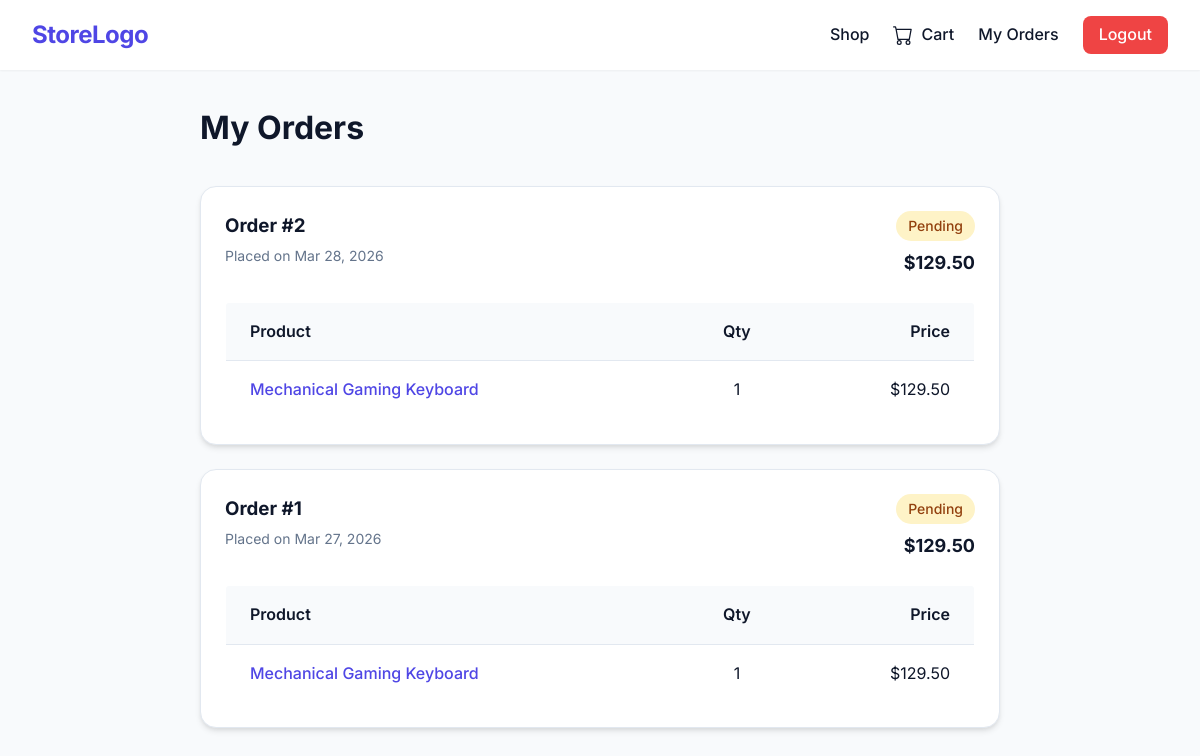
/orders/ (signed in), run on the app's committed database.
### store/models.py (models this page shows, shortened)
class Order(models.Model):
    STATUS_CHOICES = (
        ('Pending', 'Pending'),
        ('Completed', 'Completed'),
        ('Cancelled', 'Cancelled')
    )
    user = models.ForeignKey(User, on_delete=models.CASCADE)
    total_price = models.DecimalField(max_digits=10, decimal_places=2)
    status = models.CharField(max_length=20, choices=STATUS_CHOICES, default='Pending')
    created_at = models.DateTimeField(auto_now_add=True)
    @property
    def order_number(self):
        if not self.id:
            return Order.objects.filter(user=self.user).count() + 1
        return Order.objects.filter(user=self.user, id__lte=self.id).count()

class OrderItem(models.Model):
    order = models.ForeignKey(Order, related_name='items', on_delete=models.CASCADE)
    product = models.ForeignKey(Product, on_delete=models.SET_NULL, null=True)
    price = models.DecimalField(max_digits=10, decimal_places=2)
    quantity = models.PositiveIntegerField(default=1)

class Product(models.Model):
    name = models.CharField(max_length=200)
    description = models.TextField()
    price = models.DecimalField(max_digits=10, decimal_places=2)
    stock = models.PositiveIntegerField(default=1)
    image = models.ImageField(upload_to='products/', blank=True, null=True)
    created_at = models.DateTimeField(auto_now_add=True)

### store/views.py (the view)
# urls.py: path('orders/', views.order_list, name='order_list'),
@login_required
def order_list(request):
    orders = Order.objects.filter(user=request.user).order_by('-created_at')
    return render(request, 'store/order_list.html', {'orders': orders})

### templates/store/order_list.html (shortened to what this page needs)
{% extends 'base.html' %}
{% block content %}
<div class="form-container" style="max-width: 800px; padding: 0; background: transparent; box-shadow: none;">
    <h2 style="margin-bottom: 2rem; font-size: 2rem; color: var(--text-main);">My Orders</h2>
    {% if orders %}
        <div style="display: flex; flex-direction: column; gap: 1.5rem;">
            {% for order in orders %}
            <div class="card" style="padding: 1.5rem; border: 1px solid var(--border-color);">
                <div style="display: flex; justify-content: space-between; align-items: flex-start; margin-bottom: 1.5rem;">
                    <div>
                        <h3 style="margin-bottom: 0.25rem;">Order #{{ order.order_number }}</h3>
                        <p class="card-text" style="font-size: 0.875rem; margin-bottom: 0;">Placed on {{ order.created_at|date:"M d, Y" }}</p>
                    </div>
                    <div style="text-align: right;">
                        <span style="display: inline-block; padding: 0.25rem 0.75rem; border-radius: 9999px; font-size: 0.875rem; font-weight: 500;
                            {% if order.status == 'Pending' %}background: #FEF3C7; color: #92400E;
                            {% elif order.status == 'Completed' %}background: #D1FAE5; color: #065F46;
                            {% else %}background: #FEE2E2; color: #991B1B;{% endif %}
                        ">
                            {{ order.status }}
                        </span>
                        <div style="font-weight: 700; margin-top: 0.5rem; font-size: 1.125rem;">
                            ${{ order.total_price }}
                        </div>
                    </div>
                </div>
                <table class="table" style="margin-bottom: 0; box-shadow: none; border-radius: var(--radius-sm); border: 1px solid var(--border-color);">
                    <thead>
                        <tr>
                            <th style="background-color: var(--bg-color);">Product</th>
                            <th style="background-color: var(--bg-color); text-align: center;">Qty</th>
                            <th style="background-color: var(--bg-color); text-align: right;">Price</th>
                        </tr>
                    </thead>
                    <tbody>
                        {% for item in order.items.all %}
                        <tr>
                            <td>
                                {% if item.product %}
                                    <a href="{% url 'product_detail' item.product.id %}" style="font-weight: 500;">
                                        {{ item.product.name }}
                                    </a>
                                {% else %}
                                    <span style="color: var(--text-muted); font-style: italic;">Product unavailable</span>
                                {% endif %}
                            </td>
                            <td style="text-align: center;">{{ item.quantity }}</td>
                            <td style="text-align: right;">${{ item.price }}</td>
                        </tr>
                        {% endfor %}
                    </tbody>
                </table>
            </div>
            {% endfor %}
        </div>
    {% endif %}
</div>
{% endblock content %}

### static/css/style.css (style rules this page uses)
:root { --primary: #4F46E5; --primary-hover: #4338CA; --secondary: #10B981; --bg-color: #F8FAFC; --surface: #FFFFFF; --text-main: #0F172A; --text-muted: #64748B; --border-color: #E2E8F0; --radius-sm: 4px; --radius-md: 8px; --radius-lg: 16px; --shadow-sm: 0 1px 2px 0 rgba(0, 0, 0, 0.05); --shadow-md: 0 4px 6px -1px rgba(0, 0, 0, 0.1), 0 2px 4px -1px rgba(0, 0, 0, 0.06); --shadow-lg: 0 10px 15px -3px rgba(0, 0, 0, 0.1), 0 4px 6px -2px rgba(0, 0, 0, 0.05); }
* { margin: 0; padding: 0; box-sizing: border-box; font-family: 'Inter', sans-serif; }
body { background-color: var(--bg-color); color: var(--text-main); line-height: 1.6; }
a { text-decoration: none; color: var(--primary); transition: color 0.3s ease; }
.card { background: var(--surface); border-radius: var(--radius-lg); box-shadow: var(--shadow-md); overflow: hidden; transition: transform 0.3s ease, box-shadow 0.3s ease; }
.card-text { color: var(--text-muted); margin-bottom: 1.5rem; }
.form-container { max-width: 500px; margin: 0 auto; background: var(--surface); padding: 2.5rem; border-radius: var(--radius-lg); box-shadow: var(--shadow-md); }
.table { width: 100%; border-collapse: collapse; margin-bottom: 2rem; background: var(--surface); border-radius: var(--radius-lg); overflow: hidden; box-shadow: var(--shadow-md); }
.table th, .table td { padding: 1rem 1.5rem; text-align: left; border-bottom: 1px solid var(--border-color); }
.table th { background-color: #F1F5F9; font-weight: 600; }
.table tr:last-child td { border-bottom: none; }

### data on the page
Order: order_number "2", created_at "Mar 28, 2026", status "Pending", total_price "129.50"
OrderItem: product.name "Mechanical Gaming Keyboard", quantity "1", price "129.50"
Order: order_number "1", created_at "Mar 27, 2026", status "Pending", total_price "129.50"
OrderItem: product.name "Mechanical Gaming Keyboard", quantity "1", price "129.50"
